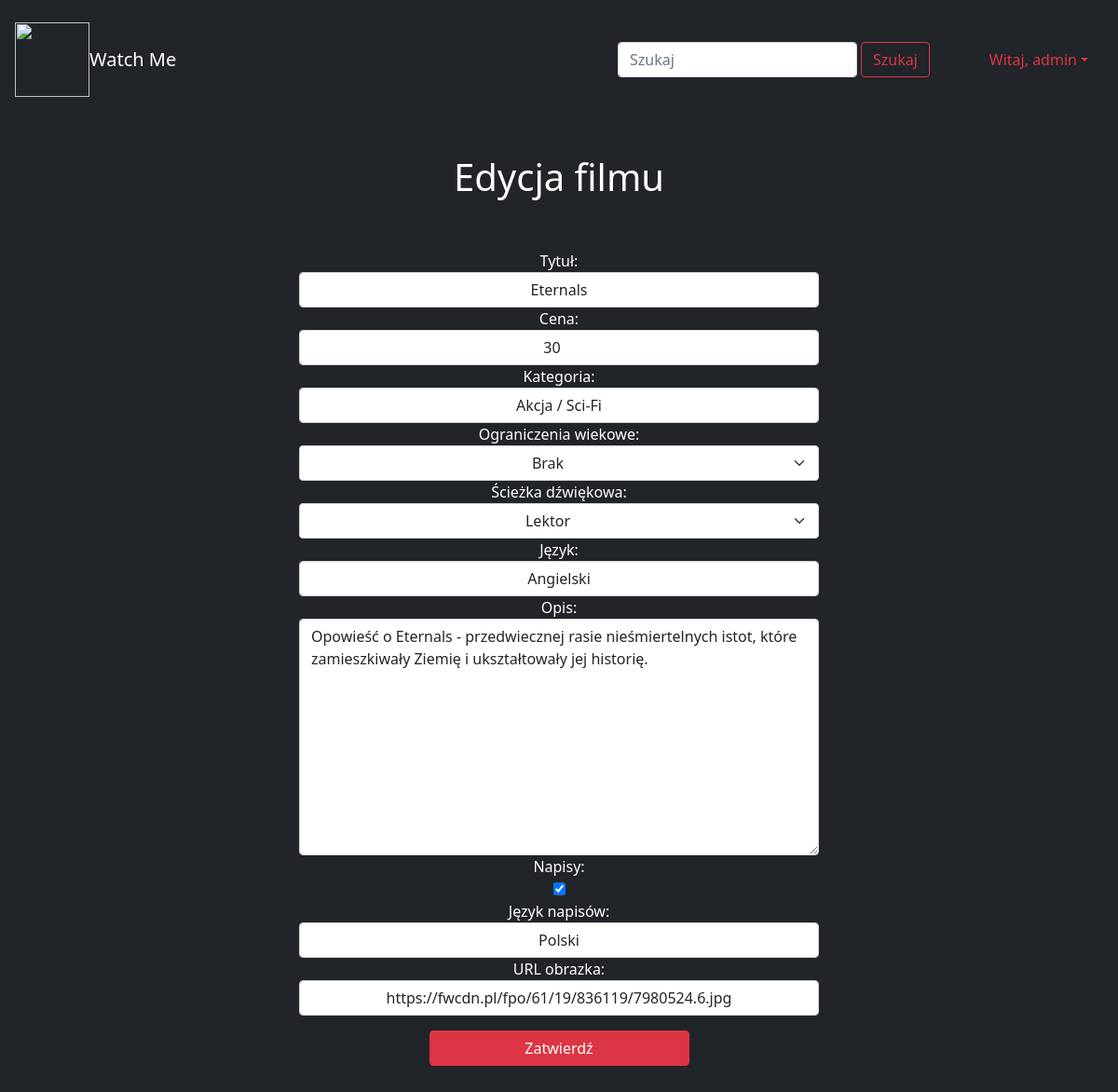
Page /store/movie/edit?id=16 (signed in) on the committed database.
### store/models.py (models this page shows, shortened)
class Movie(models.Model):
    lector = "Lektor";
    original = "Oryginalna"
    dubbing = "Dubbing"
    choices = [(lector,"Lektor"),(original,"Oryginalna"),(dubbing,"Dubbing")]
    age_choices = [(0,"Brak"),(7,"Od 7 roku życia"),(18,"Od 18 roku życia")]
    title = models.CharField(max_length=200)
    price = models.IntegerField()
    category = models.CharField(max_length=100)
    minimum_age = models.IntegerField(default=0, choices=age_choices)
    soundtrack = models.CharField(max_length=10, choices=choices)
    language = models.CharField(max_length=100,)
    description = models.TextField(max_length=10000)
    subtitles = models.BooleanField(default=False)
    subtitles_language = models.CharField(max_length=100, null=True, default=None)
    picture_url = models.CharField(max_length=300)

### store/views.py (the view)
# urls.py: path('movie/edit', views.editMovie, name="editMovie"),
def editMovie(request):
    check_deadline(request)
    if request.user.is_superuser:
        if request.method == 'POST':
            form = EditMovieForm(request.POST)
            if form.is_valid():
                id = request.GET["id"]
                cd = form.cleaned_data
                title = cd.get('title')
                price = cd.get('price')
                category = cd.get('category')
                soundtrack = cd.get('soundtrack')
                language = cd.get('language')
                description = cd.get('description')
                subtitles = cd.get('subtitles')
                subtitles_language = cd.get('subtitles_language')
                picture_url = cd.get('picture_url')
                movie = Movie.objects.get(id=id)
                movie.title = title
                movie.price = price
                movie.category = category
                movie.soundtrack = soundtrack
                movie.language = language
                movie.description = description
                movie.subtitles = subtitles
                movie.subtitles_language = subtitles_language
                movie.picture_url = picture_url
                movie.save()
                messages.success(request, 'Dokonano edycji')
                return redirect('/store/movie/list')
            else:
                messages.error(request, 'Błąd dodania')
        else:
            id = request.GET["id"]
            movie = Movie.objects.get(id=id)
            form = EditMovieForm()
            form.fields['title'].initial = movie.title
            form.fields['price'].initial = movie.price
            form.fields['category'].initial = movie.category
            form.fields['soundtrack'].initial = movie.soundtrack
            form.fields['language'].initial = movie.language
            form.fields['description'].initial = movie.description
            form.fields['subtitles'].initial = movie.subtitles
            form.fields['subtitles_language'].initial = movie.subtitles_language
            form.fields['picture_url'].initial = movie.picture_url
            return render(request, "editMovie.html", {'form': form})
    else:
        messages.warning(request, 'Brak uprawnień')
        return redirect('/store')

### store/forms.py
class EditMovieForm(forms.Form):
    title = forms.CharField(widget=textInput, label="Tytuł", max_length=200, required=True)
    price = forms.CharField(widget=numberInput, label="Cena", required=True)
    category = forms.CharField(widget=textInput, label="Kategoria", required=True)
    minimum_age = forms.ChoiceField(widget=textSelect, label="Ograniczenia wiekowe",choices=Movie.age_choices, required=True)
    soundtrack = forms.ChoiceField(widget=textSelect, label="Ścieżka dźwiękowa",choices=Movie.choices, required=True)
    language = forms.CharField(widget=textInput, label="Język",max_length=100, required=True)
    description = forms.CharField(widget=textArea,label="Opis", max_length=10000, required=True)
    subtitles = forms.BooleanField(widget=checkInput, label="Napisy",required=False)
    subtitles_language = forms.CharField(widget=textInput, label="Język napisów", required=False)
    picture_url = forms.CharField(widget=textInput, label="URL obrazka",required=True)

### store/views.py (called while the page is built)
def check_deadline(request):
    if request.user.is_authenticated:
        movie_rented = MovieRented.objects.filter(user=request.user)
        for movie in movie_rented:
            if movie.end_date < timezone.now():
                messages.warning(request,"Utraciłeś dostęp do filmu: " + movie.movie.title + "  (Powód: koniec okresu wypożyczenia)")
                movie.delete()

### templates/editMovie.html (shortened to what this page needs)
{% extends 'base.html' %}
{% block content %}
<div class="fs-1 pt-5 text-center">Edycja filmu</div>
<form class="form-row text-center pt-5 m-auto w-50" method="post">
    {{ form }}
    <button type="submit" class="btn btn-danger my-sm-3 w-50">Zatwierdź</button>
</form>
{% endblock %}

### templates/base.html (shortened to what this page needs)
<!DOCTYPE html>
{% load static %}
<html lang="en">
<head>
    <link href="https://cdn.jsdelivr.net/npm/bootstrap@5.1.3/dist/css/bootstrap.min.css" rel="stylesheet">
</head>
<body class="p-3 mb-2 bg-dark text-white">
        <div class="row">
            <nav class="navbar navbar-dark bg-dark">
                <img src="https://i.imgur.com/KejfKMV.png" width="80" height="80" class="d-inline-block align-top" alt="">
                <a class="navbar-brand me-auto mb-2 mb-lg-0" href="/store">Watch Me</a>
                <form class="d-flex" method="POST" action="{% url 'searchMovie' %}">
                    <input class="form-control me-1" type="search" placeholder="Szukaj" aria-label="Szukaj" name="searchfor">
                    <button class="btn btn-outline-danger me-5" type="submit">Szukaj</button>
                </form>
                {% if user.is_authenticated %}
                    <li class="nav-item dropdown" style="list-style-type: none;">
                        <a class="nav-link dropdown-toggle text-danger" href="#" id="navbarDropdown" role="button" data-bs-toggle="dropdown" aria-expanded="false">Witaj, {{ user.get_username }}</a>
                    </li>
                {% endif %}
            </nav>
        </div>
    <div role="main" class="container">
            {% block content %}
            {% endblock %}
    </div>
</body>
</html>

### rows in the picture
Movie: title "Eternals", price "30", category "Akcja / Sci-Fi", minimum_age "Brak", soundtrack "Lektor", language "Angielski", description "Opowieść o Eternals - przedwiecznej rasie nieśmiertelnych istot, które zamieszkiwały Ziemię i ukształtowały jej historię.", subtitles "☑", subtitles_language "Polski", picture_url "https://fwcdn.pl/fpo/61/19/836119/7980524.6.jpg"

### other values in the picture
{{ user.get_username }} "admin"
